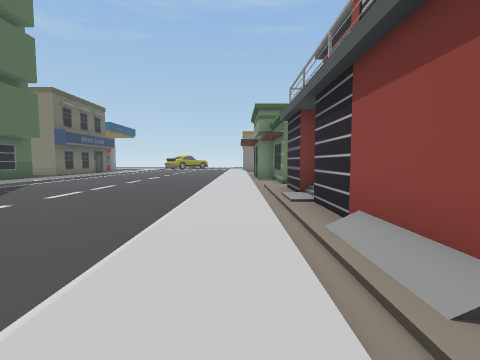
[1] (above)

24 first-person views from a walk through a 3-D level made in the Unity game engine. The camera is 1.5 m above the floor, tilts 4° down and sees 85° across. The floor is counted in squares, 2 m on a side. Each view is taken from the middle of a square. On the plan, view 1 faces up. The plan holds only what a view shows up to about 9 squares ahead; the rest is blank. The place goes on beyond the plan.

[2]
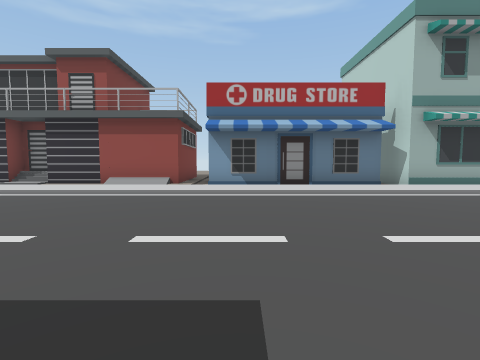

[3]
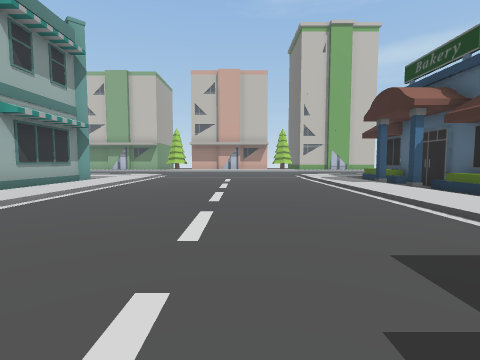

[4]
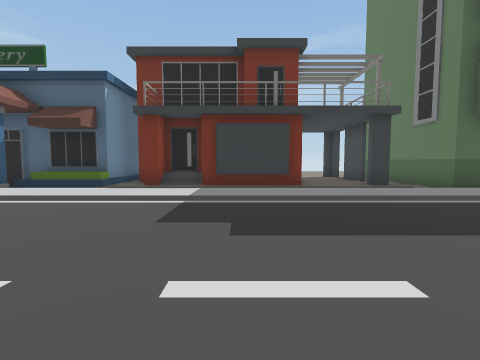

[5]
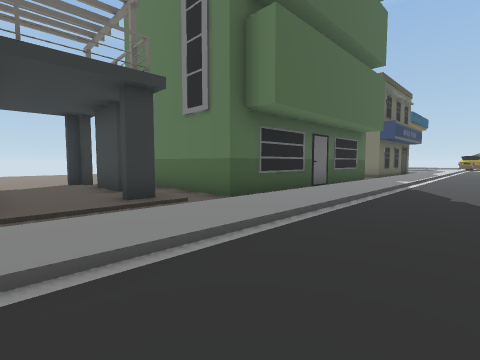

[6]
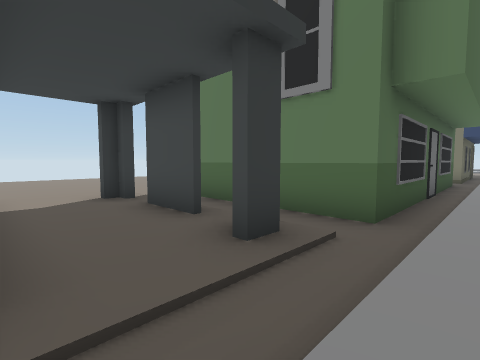

[7]
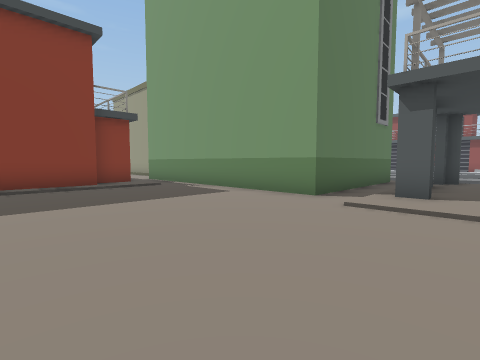

[8]
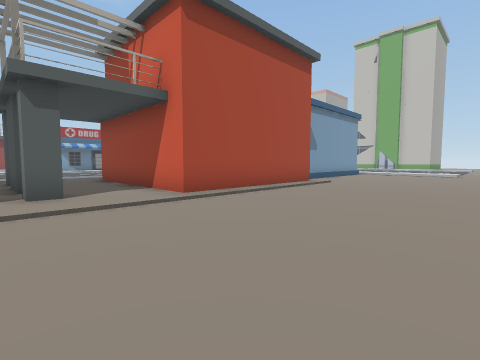

[9]
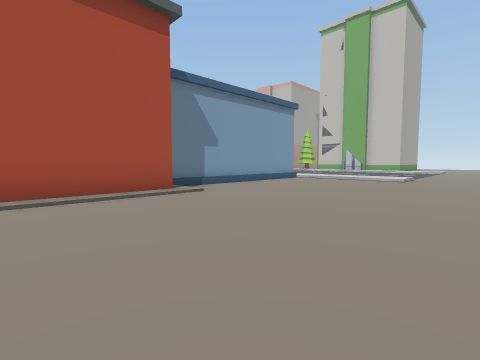

[10]
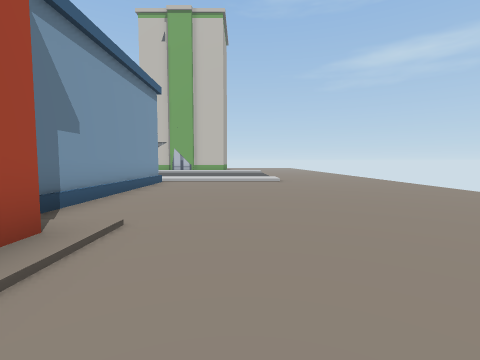

[11]
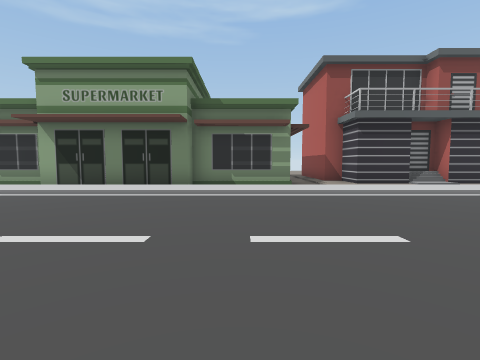

[12]
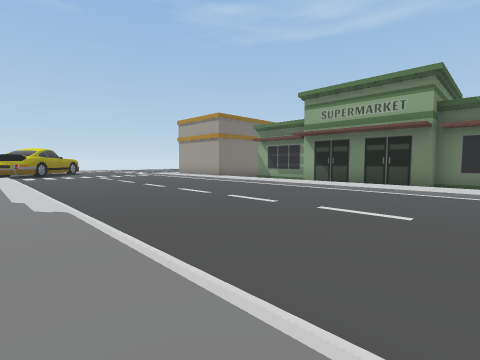

[13]
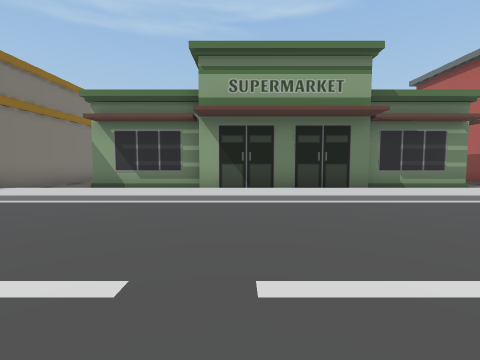

[14]
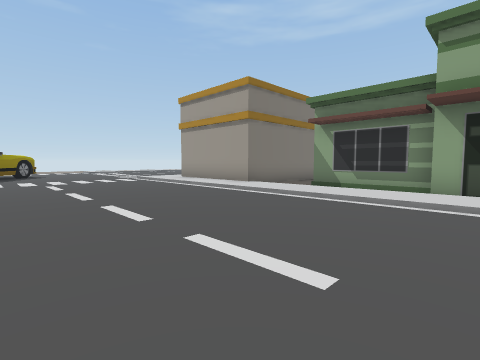

[15]
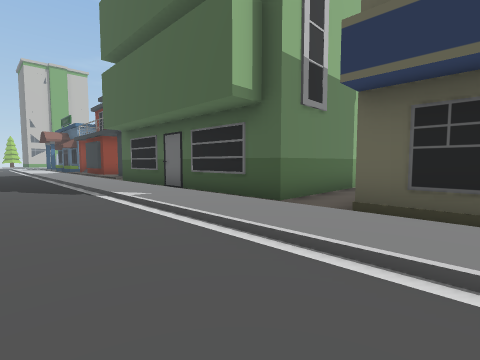

[16]
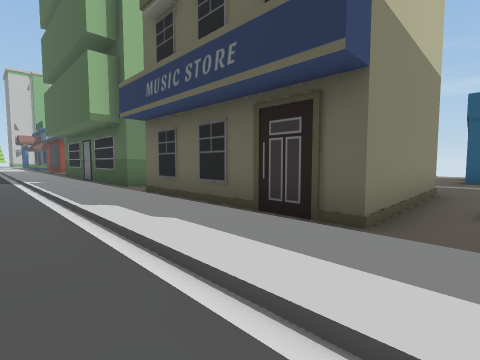

[17]
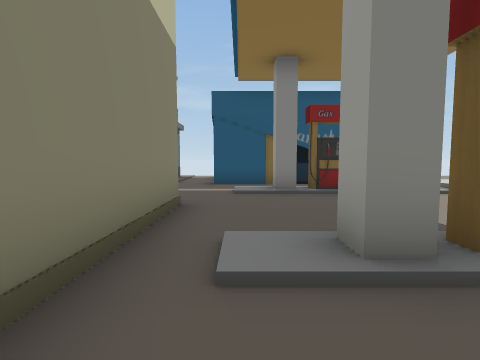

[18]
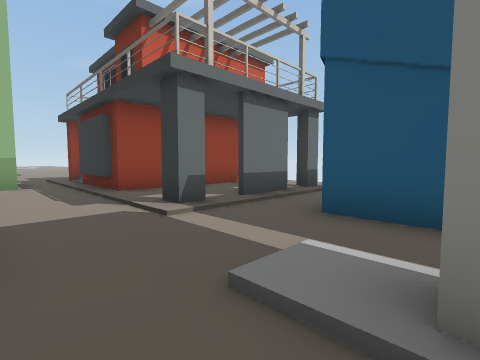

[19]
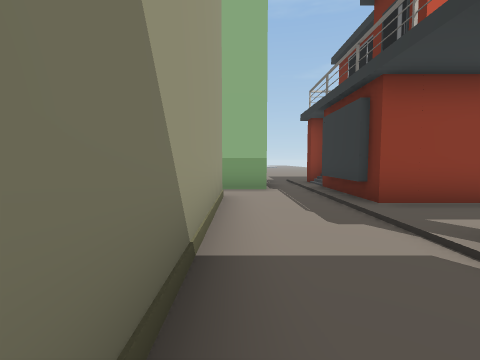

[20]
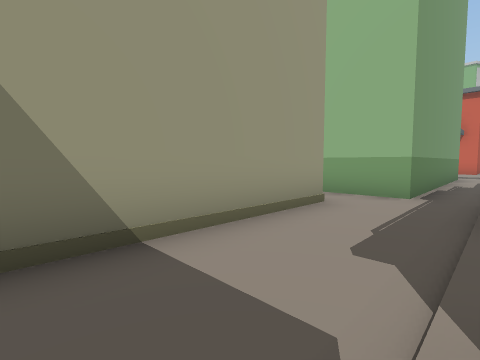

[21]
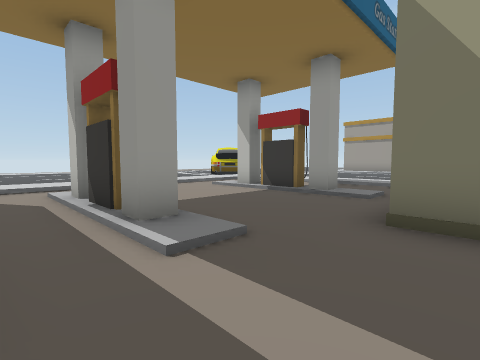

[22]
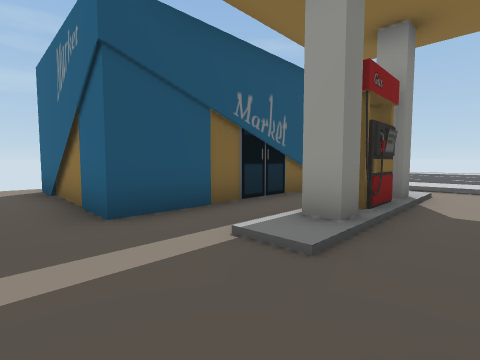

[23]
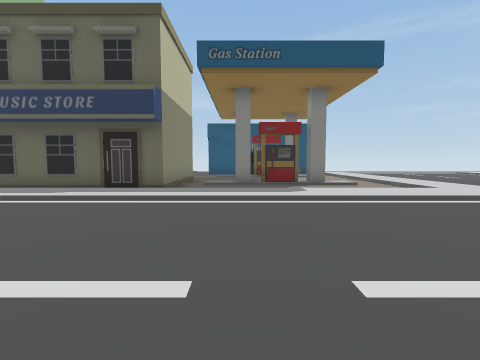

[24]
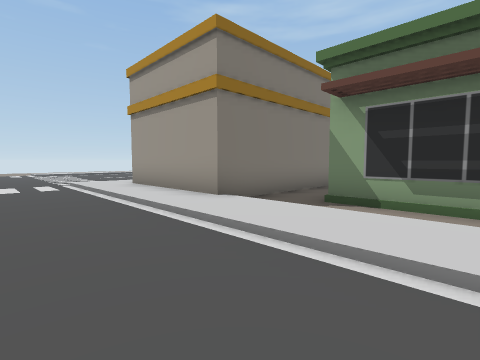

### Floor plan
Key: @ floor where view 1 was taken; # wall or solid block; x gap in a wall; . main floor; : floor 0.25 m higher than the main floor; / step, stairs or slope; B building.
Columns run from 22 left of view 1 to 5 right of it. Each row starts with its distance up from view 1.
 25    #.//...:. :/....../:
 24    #./#...#. :/....../:
 23    #./x...#. :/....../:BBBBB
 22    #./#...#..:/....../:....
 21  ###.//.../..:/....../:.B
 20 ##......####.:/....../:.B
 19 ........#  ##:/....../:.B
 18 ::##:#..#   #:/....../:BB
 17 :::::/..#   #:/....../:B
 16  ::::/..#   #:/....../:B
 15  ####/..#   #:/....../:B
 14     #/... ...:/....../:BB
 13     #/.BBBBB.:/....../: B
 12     #/.B   B.:/....../: B
 11  ####/.B   B.:/....../: B
 10  /////.B   B.:/....../: .
  9  ......B   B.:/....../:/::
  8  ......B   B.:/....../:/##
  7  ......B   B.:/....../:/#
  6  ......B   B.:/....../:/#
  5  ......BBBBB.:/....../:/#
  4  .....//////.:/.. .../:/#
  3  .....:#:#:#.:/..  ..///#
  2  .....::::::.:/.. ...///#
  1  .....::::::.:/......///#
  0  .....######.:/....../@ #
 -1 ......#   ##.:/....../: #
 -2 ......#   ##.:/....../: #
 -3 ......#   #/.:/....../: #
 -4 ......#   ##.:/....../: #
 -5 ....../B  BB.:/....../: #
 -6 .......B   B.:/....../:BB
 -7 .......B   B.:/....../:B
 -8 .......B   B.:/....../:B
 -9 .......B   BB:/....../:B

Positions as (right, up) in squares from view 1, and headings:
1: (0, 0), facing up
2: (-7, -1), facing right
3: (-5, 0), facing down
4: (-3, -1), facing left
5: (-6, 1), facing up-left
6: (-9, 1), facing up-left
7: (-21, 2), facing up-right
8: (-21, 4), facing down-right
9: (-22, -1), facing down-right
10: (-18, -2), facing down
11: (-7, 12), facing right
12: (-9, 12), facing up-right
13: (-6, 17), facing right
14: (-6, 17), facing up-right
15: (-6, 16), facing down-left
16: (-7, 21), facing down-left
17: (-10, 21), facing left
18: (-15, 22), facing down-left
19: (-15, 20), facing down
20: (-17, 19), facing down-right
21: (-18, 19), facing up-right
22: (-15, 19), facing up-left
23: (-3, 22), facing left
24: (-3, 19), facing up-right
